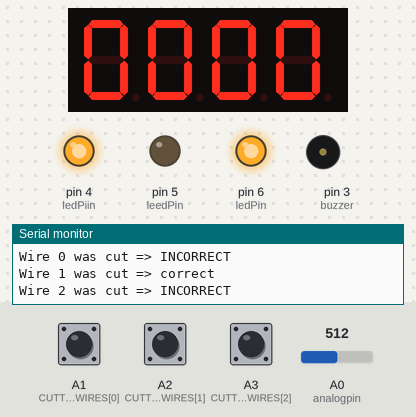
The sketch below on a simulated Arduino Uno, built with avr-gcc and run on an emulated ATmega328P. On the bench: 4-digit seven-segment display, output pins drawn as LEDs (lit = HIGH), buzzer (waves = sounding), the last lines printed to the serial monitor. The test bench sets the inputs (shaded band); at power-on: A0 (analogpin) = 512, A1 (CUTTABLE_WIRES[0]) HIGH, A2 (CUTTABLE_WIRES[1]) HIGH, A3 (CUTTABLE_WIRES[2]) HIGH.

Above: at 12.4 s.
12.5 s: A0 (analogpin) set to 884
14.3 s: A0 (analogpin) set to 909
At 15.9 s:
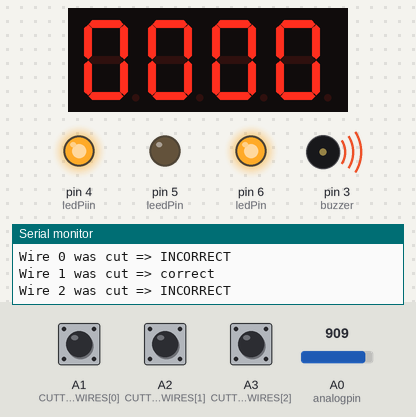
36.3 s: A0 (analogpin) set to 306
At 46.2 s:
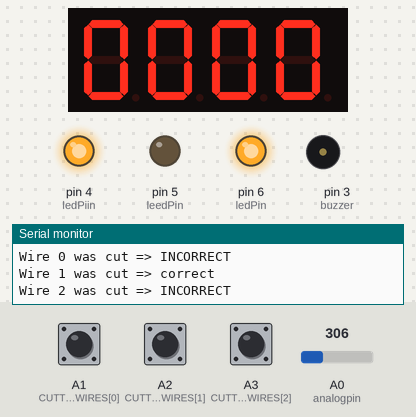
46.8 s: A1 (CUTTABLE_WIRES[0]) pulled LOW for 0.15 s
At 47.9 s:
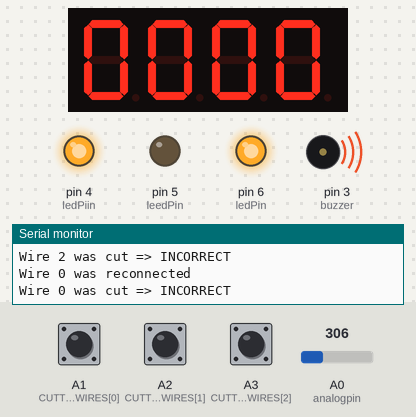
Timing chart, 0 to 58.9 s (numbered marks = the images above; inputs shaded):
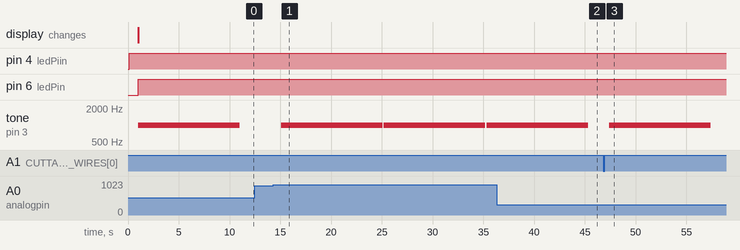

The sketch:

NEWMAIN.ino
```cpp
#include <Adafruit_LEDBackpack.h>
#include <Keypad.h>
#include <Key.h>

const int TOTAL_WIRES = 3; //total wires that can be cut
const int CUTTABLE_WIRES[TOTAL_WIRES] = { A1, A2, A3}; //in which ports/pins are the wires
const bool WIRES_TO_CUT[TOTAL_WIRES] = { 0, 1, 0}; //if it's 0, it's the wrong wire and if it's 1, it's the correct wire

//const unsigned long TOTAL_TIME = 3600 * 1000L;
//unsigned long remainingTime = TOTAL_TIME;
//unsigned long lastTimeUpdatedAt = 0;
bool wireStates[TOTAL_WIRES];

Adafruit_7segment led_display1 = Adafruit_7segment();

int minutes = 20; //how many minutes you want the timer to display
int seconds = 00; //

int analogpin = A0; //this pin is the one the buttons are connected to
//int buttonState = 0;
//int lastButtonState = 0;

int buttonValue = 0; //this variable equals the value of a button when pressed

const int buzzer = 3; //explosion

const int ledPin = 6;  //when this led lights means a puzzle was completed
const int ledPiin = 4; //when this led lights means a puzzle was completed
const int leedPin = 5; //when this led lights means a puzzle was completed

bool buttons = false; //when this variable becomes true means the player pressed the right buttons
bool timerRunning = true;
bool wireall = false; //when this variable becomes true means the player cut the right wires

const int ROW_NUM = 4; //four rows
const int COLUMN_NUM = 3; //three columns
char keys[ROW_NUM][COLUMN_NUM] = {
  {'1','2','3'},
  {'4','5','6'},
  {'7','8','9'},
  {'*','0','#'}
};

byte pin_rows[ROW_NUM] = {13, 12, 11, 10}; //connect to the row pinouts of the keypad
byte pin_column[COLUMN_NUM] = {9, 8, 7}; //connect to the column pinouts of the keypad

Keypad keypad = Keypad( makeKeymap(keys), pin_rows, pin_column, ROW_NUM, COLUMN_NUM );

const String password = "1852"; //password
String input_password;
bool passwordCorrect = false; //when this variable becomes true means the player pressed the right password
void setup()
{

  led_display1.begin();
//  pinMode(A1, INPUT);
  //pinMode(analogpin, INPUT);

  pinMode(buzzer, OUTPUT);

  pinMode(ledPin, OUTPUT);
  pinMode(ledPiin, OUTPUT);
  pinMode(leedPin, OUTPUT);

  Serial.begin(9600);
  input_password.reserve(32); // maximum input characters is 33, change if needed

  for (int i = 0; i < TOTAL_WIRES; i++) {
    pinMode(CUTTABLE_WIRES[i], INPUT_PULLUP);
    wireStates[i] = LOW; // wires are initially tied to GND
  }

  Serial.println("Ready");

}

int detectWireStateChange() {
  for (int i = 0; i < TOTAL_WIRES; i++) {
    int newValue = digitalRead(CUTTABLE_WIRES[i]);
    if (newValue != wireStates[i]) {
      wireStates[i] = newValue;
      return i;
    }
  }
  return -1;
}


unsigned long previousMillis = 0;
const long interval = 1000;

void loop()
{
  unsigned long currentMillis = millis();


  buttonValue = analogRead(A0);  //Read in the button value
//Serial.println(buttonValue)  ;

// buttonState = analogRead(analogpin);


//if (buttonValue<=50){
  //  buttonstate = true;}
//else{ buttonstate = false;}

  if (timerRunning == true && currentMillis - previousMillis >= interval) {
    previousMillis = currentMillis;

if (buttonValue>=900 && buttonValue<=1023){  //is pressed - 2 lepta

 //if(buttonstate = false){
  minutes -=  2;
 //}
    if (minutes < 0) {
      minutes = 0;
      seconds = 0;
    }
 }

  if (buttonValue>=380 && buttonValue<=600){
    digitalWrite(ledPin, HIGH);
    buttons = true;
  }
if (buttonValue>=100 && buttonValue<=240){
    minutes -=  1;
  }

    if (minutes >= 0) {
      //&& !passwordCorrect && !buttons
      char buffer[5];
      sprintf(buffer, "%02d%02d", minutes, seconds); //format as MMSS
      led_display1.println(buffer);
      led_display1.writeDisplay();

      if (seconds == 0 & minutes==0)
      {
        //explosion

        tone(buzzer, 1000);
        delay(10000);
        noTone(buzzer);
        delay(100);
      }

      if (seconds == 0)
      {
        seconds = 59;
        minutes--;
      }
      else
      {
        seconds--;
      }


    }
    //delay(50);

  }


  char key = keypad.getKey();

  if (key){
    Serial.println(key);

    if(key == '*') {
      input_password = ""; // clear input password
    } else if(key == '#') {
      if(password == input_password) {
        Serial.println("password is correct");
        digitalWrite(leedPin, HIGH);
        passwordCorrect = true;

      } else {
        Serial.println("password is incorrect, try again");
      }

      input_password = ""; // clear input password
    } else {
      input_password += key; // append new character to input password string
    }
  }

 int wireWithNewState = detectWireStateChange();
  if (wireWithNewState >= 0) {
    Serial.print("Wire ");
    Serial.print(wireWithNewState);
    if (wireStates[wireWithNewState]) {
      Serial.print(" was cut");
      if (WIRES_TO_CUT[wireWithNewState]) {
        Serial.println(" => correct");
        delay(100);
      } else {
        Serial.println(" => INCORRECT");
        seconds=00;
        minutes=00;
      }
    } else {
      Serial.println(" was reconnected");
    }
  }
 bool allCorrectWiresCut = true;
  for (int i = 0; i < TOTAL_WIRES; i++) {
    if (WIRES_TO_CUT[i] && !wireStates[i]) {
      allCorrectWiresCut = false;
      break;
    }
  }

  if (allCorrectWiresCut) {
//    Serial.println("Congrats! All the correct wires have been cut.");
    wireall = true;
   digitalWrite(ledPiin, HIGH);
  }
if(wireall == true && passwordCorrect == true && buttons== true){
 timerRunning = false;
 //Serial.println("it works");
 Serial.end();

}
}
```

Measured:
- the behaviour switches between 899 and 900 on A0 (analogpin) (found by bisection; images 0 and 1)
- after the input at 12.5 s, every drawn part: stays the same
- after the input at 14.3 s, tone on pin 3 (buzzer): alternates 1000 Hz for 10.0 s and silent for 0.10 s, starting after 0.81 s
- after the input at 36.3 s, tone on pin 3 (buzzer): goes on until 45.3 s, then stays silent
- after the input at 46.8 s, tone on pin 3 (buzzer): silent → 1000 Hz after 0.61 s, → silent 10.0 s later
